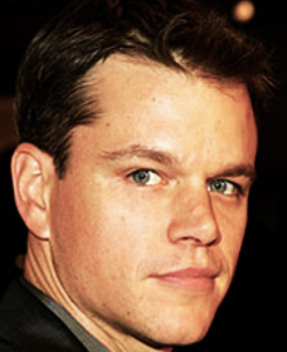
#> input picture HW1/Problem_5/Answers/matt2.png, 287 x 352 px, found by its file name
$ python problem_5_c.py
#> lines starting #> are read from the running program, lines starting #| are printed output that depends on the picture
import cv2
import numpy as np
import matplotlib.pyplot as plt

fed = cv2.imread("D:/Sem 3/EEE515/HW1/Problem_5/images/matt2.png") #375x462
#> fed is the input picture: shape (352, 287, 3); mean B, G, R 64.9, 88.7, 122.8
djk = cv2.imread("D:/Sem 3/EEE515/HW1/Problem_5/images/mark2.png")
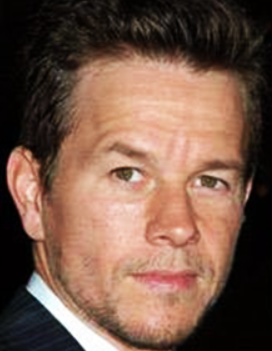
#> input picture HW1/Problem_5/Answers/mark2.png, 272 x 351 px, found by its file name
#> djk is the input picture: shape (351, 272, 3); mean B, G, R 73.3, 88.6, 118.8
fed = cv2.cvtColor(fed, cv2.COLOR_BGR2GRAY)
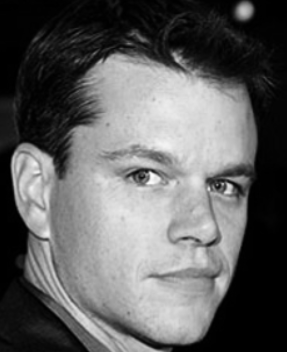
#> fed: shape (352, 287); min 0, max 253, mean 96.2
djk = cv2.cvtColor(djk, cv2.COLOR_BGR2GRAY)
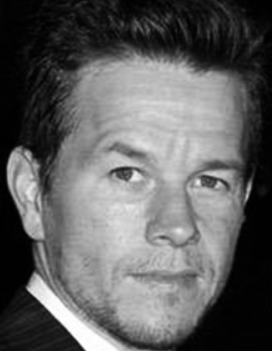
#> djk: shape (351, 272); min 0, max 255, mean 95.9
row,col = fed.shape
#> row = 352; col = 287
djk = cv2.resize(djk,(col,row))
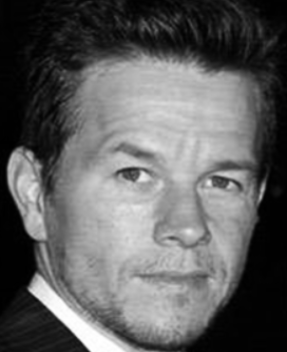
#> djk: shape (352, 287); min 0, max 255, mean 95.8

# [8 lines of commented-out code are left out]


center_rect_size = (200, 200)

image_height, image_width = fed.shape  # Get the height and width of the image
#> image_height = 352; image_width = 287

# Calculate the coordinates for the center rectangle
center_x = image_width // 2
#> center_x = 143
center_y = image_height // 2
#> center_y = 176
top_left = (center_x - center_rect_size[0] // 2, center_y - center_rect_size[1] // 2)
#> top_left = (43, 76)
bottom_right = (center_x + center_rect_size[0] // 2, center_y + center_rect_size[1] // 2)
#> bottom_right = (243, 276)

# Create a mask with 1s on the left half of the rectangle and 0s on the right half
mask = np.zeros((image_height, image_width), dtype=np.uint8)
mask[:, :center_x] = 1

normalized_mask = mask


opp_mask = 1 - normalized_mask

fed = fed.astype(np.float32)
djk = djk.astype(np.float32)

blended = np.zeros((fed.shape))
for i in range(3):
    # blended[:,:,i] = (fed[:,:,i] * normalized_mask + djk[:,:,i] * opp_mask)
    blended = (fed * normalized_mask + djk * opp_mask)
#> this loop made 3 passes
#> pass 1, `blended = (fed * normalized_mask + djk * opp_mask)`:
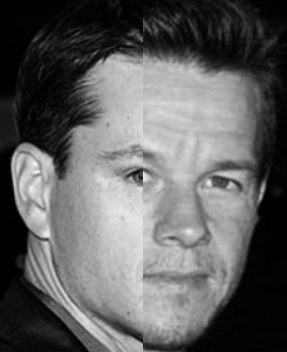
#> blended: shape (352, 287) float32; min 0, max 242, mean 96.1

blended = np.round(blended).astype(np.uint8)

cv2.imshow("blended.jpg",blended)
cv2.imwrite("Fed.jpg",fed)
cv2.imwrite("djk.jpg",djk)
cv2.waitKey(0)
